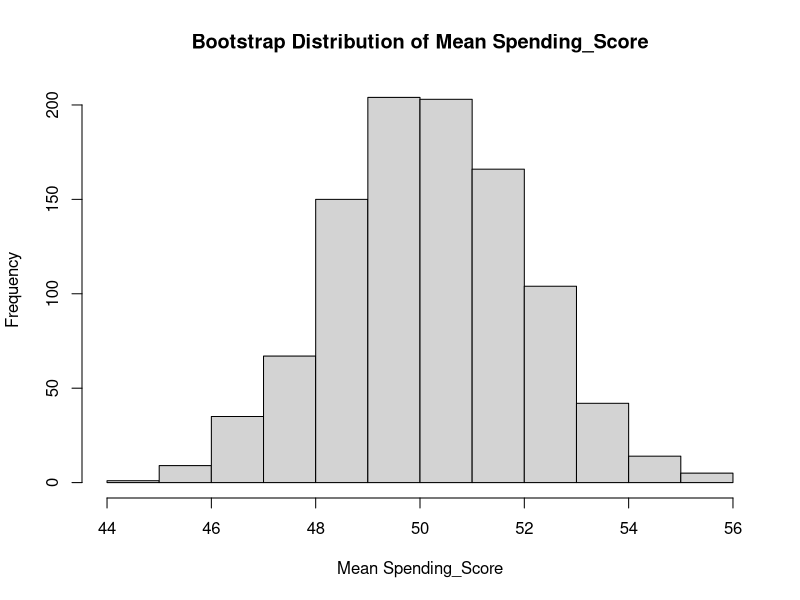

Write R code to recreate this figure.
#Load Dataset

CustomerData <-read.csv("data/Customers.csv", colClasses = c(
  CustomerId = "numeric",
  Gender = "factor",
  Age = "numeric",
  Annual_Income = "numeric",
  Spending_Score = "numeric"
))

#View Dataset
View(CustomerData)

# Data Splitting
# Install and load the necessary libraries
install.packages("caret")
library(caret)

# Set a seed for reproducibility
set.seed(123)

# Specify the proportion for training and testing sets
split_ratio <- 0.8  # 80% for training, 20% for testing

# Split the data
splitIndex <- createDataPartition(CustomerData$Spending_Score, p = split_ratio, list = FALSE)
train_data <- CustomerData[splitIndex, ]
test_data <- CustomerData[-splitIndex, ]

# Display the dimensions of the split datasets
cat("Training data dimensions:", dim(train_data), "\n")
cat("Testing data dimensions:", dim(test_data), "\n")

#Bootstrapping
# Load the necessary libraries
install.packages("boot")
library(boot)


# Set a seed for reproducibility
set.seed(123)

# Function to calculate the mean of the variable of interest
calculate_mean <- function(data, indices) {
  sample_data <- data[indices, ]
  return(mean(sample_data$Spending_Score))
}

# Number of bootstrap samples
num_boot_samples <- 1000

# Perform bootstrapping
boot_results <- boot(data = CustomerData, statistic = calculate_mean, R = num_boot_samples)

# Display the bootstrap results
print("Bootstrap Results:")
print(boot_results)

# Plot the bootstrap distribution
hist(boot_results$t, main = "Bootstrap Distribution of Mean Spending_Score", xlab = "Mean Spending_Score")


